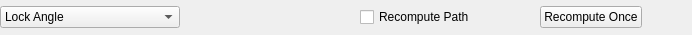
<?xml version="1.0" encoding="UTF-8"?>
<ui version="4.0">
 <class>Form</class>
 <widget class="QWidget" name="Form">
  <property name="windowModality">
   <enum>Qt::WindowModality::NonModal</enum>
  </property>
  <property name="geometry">
   <rect>
    <x>0</x>
    <y>0</y>
    <width>692</width>
    <height>35</height>
   </rect>
  </property>
  <property name="sizePolicy">
   <sizepolicy hsizetype="Fixed" vsizetype="Fixed">
    <horstretch>0</horstretch>
    <verstretch>0</verstretch>
   </sizepolicy>
  </property>
  <property name="minimumSize">
   <size>
    <width>0</width>
    <height>35</height>
   </size>
  </property>
  <property name="maximumSize">
   <size>
    <width>16777215</width>
    <height>35</height>
   </size>
  </property>
  <property name="windowTitle">
   <string>Form</string>
  </property>
  <layout class="QHBoxLayout" name="horizontalLayout_2">
   <property name="spacing">
    <number>0</number>
   </property>
   <property name="leftMargin">
    <number>0</number>
   </property>
   <property name="topMargin">
    <number>0</number>
   </property>
   <property name="rightMargin">
    <number>0</number>
   </property>
   <property name="bottomMargin">
    <number>0</number>
   </property>
   <item>
    <layout class="QHBoxLayout" name="horizontalLayout">
     <item>
      <widget class="QComboBox" name="cmbLockMode">
       <property name="sizePolicy">
        <sizepolicy hsizetype="MinimumExpanding" vsizetype="Fixed">
         <horstretch>0</horstretch>
         <verstretch>0</verstretch>
        </sizepolicy>
       </property>
       <property name="currentIndex">
        <number>1</number>
       </property>
       <item>
        <property name="text">
         <string>No Lock</string>
        </property>
       </item>
       <item>
        <property name="text">
         <string>Lock Angle</string>
        </property>
       </item>
       <item>
        <property name="text">
         <string>Lock Angle &amp; Scale</string>
        </property>
       </item>
      </widget>
     </item>
     <item>
      <spacer name="horizontalSpacer">
       <property name="orientation">
        <enum>Qt::Orientation::Horizontal</enum>
       </property>
       <property name="sizeHint" stdset="0">
        <size>
         <width>40</width>
         <height>20</height>
        </size>
       </property>
      </spacer>
     </item>
     <item>
      <widget class="QCheckBox" name="chkRecompute">
       <property name="sizePolicy">
        <sizepolicy hsizetype="MinimumExpanding" vsizetype="Fixed">
         <horstretch>0</horstretch>
         <verstretch>0</verstretch>
        </sizepolicy>
       </property>
       <property name="text">
        <string>Recompute Path</string>
       </property>
      </widget>
     </item>
     <item>
      <widget class="QPushButton" name="btnForceRecompute">
       <property name="text">
        <string>Recompute Once</string>
       </property>
      </widget>
     </item>
     <item>
      <widget class="QPushButton" name="btnOk">
       <property name="sizePolicy">
        <sizepolicy hsizetype="Fixed" vsizetype="Fixed">
         <horstretch>0</horstretch>
         <verstretch>0</verstretch>
        </sizepolicy>
       </property>
       <property name="maximumSize">
        <size>
         <width>25</width>
         <height>25</height>
        </size>
       </property>
       <property name="icon">
        <iconset resource="../res/icons.qrc">
         <normaloff>:/icons/check.svg</normaloff>:/icons/check.svg</iconset>
       </property>
       <property name="flat">
        <bool>true</bool>
       </property>
      </widget>
     </item>
     <item>
      <widget class="QPushButton" name="btnCancel">
       <property name="sizePolicy">
        <sizepolicy hsizetype="Fixed" vsizetype="Fixed">
         <horstretch>0</horstretch>
         <verstretch>0</verstretch>
        </sizepolicy>
       </property>
       <property name="maximumSize">
        <size>
         <width>25</width>
         <height>25</height>
        </size>
       </property>
       <property name="icon">
        <iconset resource="../res/icons.qrc">
         <normaloff>:/icons/close-round.svg</normaloff>:/icons/close-round.svg</iconset>
       </property>
       <property name="flat">
        <bool>true</bool>
       </property>
      </widget>
     </item>
    </layout>
   </item>
  </layout>
 </widget>
 <resources>
  <include location="../res/icons.qrc"/>
 </resources>
 <connections/>
</ui>
